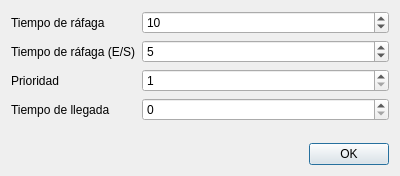
<?xml version="1.0" encoding="UTF-8"?>
<ui version="4.0">
 <class>NewProcessForm</class>
 <widget class="QDialog" name="NewProcessForm">
  <property name="geometry">
   <rect>
    <x>0</x>
    <y>0</y>
    <width>400</width>
    <height>176</height>
   </rect>
  </property>
  <property name="windowTitle">
   <string>Dialog</string>
  </property>
  <layout class="QVBoxLayout" name="verticalLayout_2">
   <item>
    <layout class="QVBoxLayout" name="verticalLayout">
     <item>
      <layout class="QFormLayout" name="formLayout">
       <item row="0" column="0">
        <widget class="QLabel" name="label">
         <property name="text">
          <string>Tiempo de ráfaga</string>
         </property>
        </widget>
       </item>
       <item row="0" column="1">
        <widget class="QSpinBox" name="burstSpinBox">
         <property name="minimum">
          <number>1</number>
         </property>
         <property name="maximum">
          <number>30</number>
         </property>
         <property name="value">
          <number>10</number>
         </property>
        </widget>
       </item>
       <item row="1" column="0">
        <widget class="QLabel" name="label_2">
         <property name="text">
          <string>Tiempo de ráfaga (E/S)</string>
         </property>
        </widget>
       </item>
       <item row="1" column="1">
        <widget class="QSpinBox" name="ioBurstSpinBox">
         <property name="maximum">
          <number>15</number>
         </property>
         <property name="value">
          <number>5</number>
         </property>
        </widget>
       </item>
       <item row="2" column="0">
        <widget class="QLabel" name="label_3">
         <property name="text">
          <string>Prioridad</string>
         </property>
        </widget>
       </item>
       <item row="2" column="1">
        <widget class="QSpinBox" name="prioritySpinBox">
         <property name="minimum">
          <number>1</number>
         </property>
         <property name="maximum">
          <number>10</number>
         </property>
        </widget>
       </item>
       <item row="3" column="0">
        <widget class="QLabel" name="label_4">
         <property name="text">
          <string>Tiempo de llegada</string>
         </property>
        </widget>
       </item>
       <item row="3" column="1">
        <widget class="QSpinBox" name="arrivalTimeSpinBox">
         <property name="maximum">
          <number>10</number>
         </property>
        </widget>
       </item>
      </layout>
     </item>
     <item>
      <widget class="QDialogButtonBox" name="buttonBox">
       <property name="orientation">
        <enum>Qt::Orientation::Horizontal</enum>
       </property>
       <property name="standardButtons">
        <set>QDialogButtonBox::StandardButton::Ok</set>
       </property>
      </widget>
     </item>
    </layout>
   </item>
  </layout>
 </widget>
 <resources/>
 <connections>
  <connection>
   <sender>buttonBox</sender>
   <signal>accepted()</signal>
   <receiver>NewProcessForm</receiver>
   <slot>accept()</slot>
   <hints>
    <hint type="sourcelabel">
     <x>248</x>
     <y>254</y>
    </hint>
    <hint type="destinationlabel">
     <x>157</x>
     <y>274</y>
    </hint>
   </hints>
  </connection>
  <connection>
   <sender>buttonBox</sender>
   <signal>rejected()</signal>
   <receiver>NewProcessForm</receiver>
   <slot>reject()</slot>
   <hints>
    <hint type="sourcelabel">
     <x>316</x>
     <y>260</y>
    </hint>
    <hint type="destinationlabel">
     <x>286</x>
     <y>274</y>
    </hint>
   </hints>
  </connection>
 </connections>
</ui>
